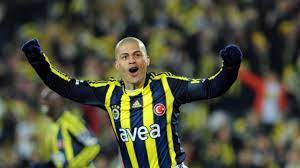
#> input picture img.png, 300 x 168 px, given in place of the camera
$ python colorDetection.py
#> lines starting #> are read from the running program, lines starting #| are printed output that depends on the picture; after the words box and inside, x2 and y2 are one past the last pixel; in counts of white or black regions, pixels touching at a corner belong together
import cv2
import numpy as np

cap = cv2.VideoCapture(0)
while True:
    ret, frame = cap.read()
#> frame is the input picture: shape (168, 300, 3); mean B, G, R 59.2, 78.9, 78.3
    frame = cv2.flip(frame, 1)
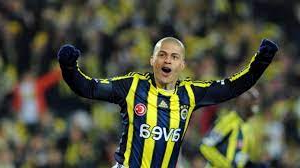
#> frame: shape (168, 300, 3); mean B, G, R 59.2, 78.9, 78.3
    hsv_frame = cv2.cvtColor(frame, cv2.COLOR_BGR2HSV)
#> hsv_frame: shape (168, 300, 3); mean H, S, V 58.7, 91.6, 86
    lower_red = np.array([161, 155, 70])
    upper_red = np.array([179, 255, 255])
    red_mask = cv2.inRange(hsv_frame, lower_red, upper_red)
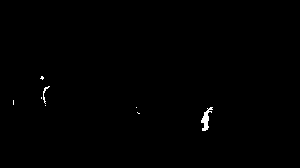
#> red_mask: shape (168, 300); 0.36% white; 8 white regions (6 under 20 px), largest, box (x1, y1, x2, y2) and area: (201, 107, 213, 131) 124, (43, 86, 50, 104) 33
    red = cv2.bitwise_and(frame, frame, mask = red_mask)


    cv2.imshow("webcam", frame)
    cv2.imshow("HSV Orange", red_mask)
    cv2.imshow("original", red)
    if cv2.waitKey(1) & 0xFF == ord("q"):
#> (key q is pressed here)
        break


cv2.destroyAllWindows()
